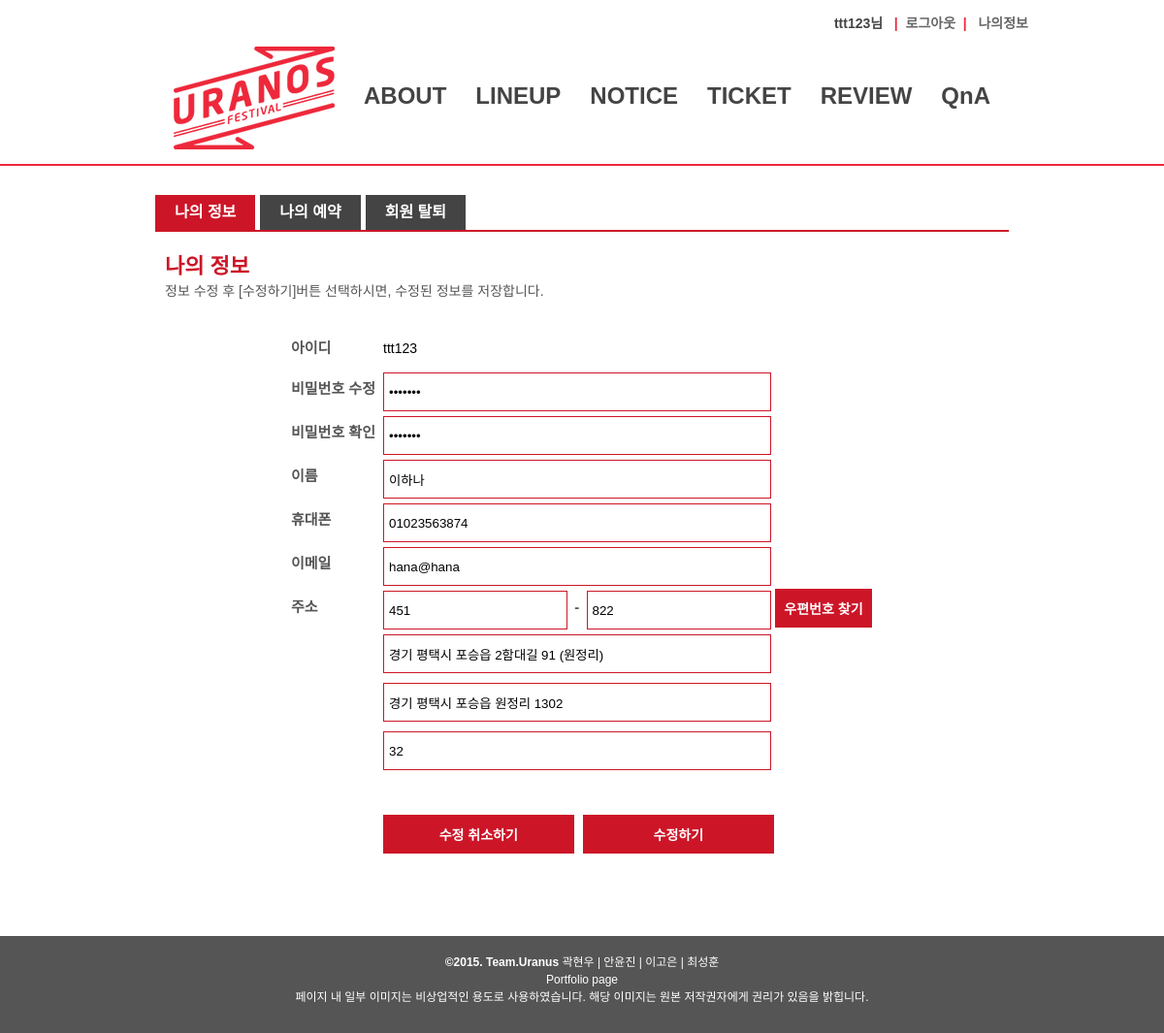
Screenshot of /login/member_form_modify.php (signed in) with the database file from the repository.
### tables this page shows
CREATE TABLE IF NOT EXISTS `member` (
  `m_id` char(15) NOT NULL,
  `m_pass` varchar(15) NOT NULL,
  `m_name` varchar(20) NOT NULL,
  `m_phone` varchar(20) NOT NULL,
  `m_email` varchar(41) DEFAULT NULL,
  `reg_date` datetime NOT NULL,
  `level` int(11) DEFAULT '1',
  `m_postcode1` int(5) NOT NULL,
  `m_postcode2` int(5) NOT NULL,
  `m_roadaddr` tinytext NOT NULL,
  `m_jibunaddr` tinytext NOT NULL,
  `m_detailaddr` tinytext NOT NULL,
  PRIMARY KEY (`m_id`)
);

### login/member_form_modify.php (the view, shortened to what this page needs)
<?	session_start();
	include "../lib/conn.php";
	$uid = $_SESSION[ses_uid];
	$sql = "select * from member where m_id = '$uid'";
	$result = mysql_query($sql,$connect);
	$memarr = mysql_fetch_array($result);
	?>
<!DOCTYPE html>
<html>
<head>
  <link rel="stylesheet" type="text/css" href="../css/common.css">
  <link rel="stylesheet" type="text/css" href="../css/member_form.css">
</head>
<body class="a_menu2">
  <div id="wraper">
    <header>
     <nav>
	 <?php include "../lib/top_login2.php"; ?>
      <?php include "../lib/top_menu2.php"; ?>
    </nav>
	 </header>
    <section class="tab1">
		<ul id="tab">
			<li><a class="tab1" href="my_info.php">나의 정보</a></li>
			<li><a class="tab2" href="../ticket/myticket.php">나의 예약</a></li>
			<li><a class="tab3" href="drop_form.php">회원 탈퇴</a></li>
		</ul>
		<div class="tab_content">
   		<h2>나의 정보</h2>
      	<h3>정보 수정 후 [수정하기]버튼 선택하시면, 수정된 정보를 저장합니다.</h3>
		<form name="member_form_modify" action="member_form_modify_action.php" method="post">
			<div class="input_400px">
				<p>아이디</p><span><?echo $memarr[m_id];?></span><br/>
				<p>비밀번호 수정</p><input type="password" name="fpasswd" id="fpasswd" placeholder="최대 16자 대,소문자,숫자, 특수기호를 사용해주세요." size="12" maxlength="10"value="<?echo $memarr[m_pass];?>"><br/>
				<p>비밀번호 확인</p><input type="password" name="fpasswd_re" id="fpasswd_re" placeholder="사용할 비밀번호를 다시 입력해주세요."size="12" maxlength="10" value="<?echo $memarr[m_pass];?>"><br/>
				<p>이름</p><input type="text" name="fname" id="fname" size="12" maxlength="10" value="<?echo $memarr[m_name];?>"> <br/>
				<p>휴대폰</p><input type="text" name="fphone" id="fphone" placeholder= "- 제외한 휴대폰 번호 11자리를 입력해주세요." size="12" maxlength="11" value="<?echo $memarr[m_phone];?>"><br/>
				<p>이메일</p><input type="email" name="femail" placeholder="아이디나 비밀번호 찾기에 사용할 이메일을 입력해주세요." size="30" maxlength="30" value="<?echo $memarr[m_email];?>"> <br/>
			</div>
			<div class="input_190px">
				<p>주소</p><input type="text" name="fpostcode1" id="sample4_postcode1" value="<?echo $memarr[m_postcode1];?>"><p class="dashline" >-</p><input type="text" name="fpostcode2" id="sample4_postcode2" value="<?echo $memarr[m_postcode2];?>">
				<input type="button" onclick="sample4_execDaumPostcode()" value="우편번호 찾기">
			</div>
			<div class="input_400px2">
				<input type="text" name="froadaddr" id="sample4_roadAddress" placeholder="[우편번호 찾기]로 도로명주소를 입력해주세요." value="<?echo $memarr[m_roadaddr];?>">
				<input type="text" name="fjibunaddr" id="sample4_jibunAddress" placeholder="[우편번호 찾기]로 지번주소를 입력해주세요." value="<?echo $memarr[m_jibunaddr];?>">
				<input type="text" name="fdetailaddr" id="detailaddr" placeholder="나머지 주소를 직접 입력해주세요." size="30" value="<?echo $memarr[m_detailaddr];?>">
			</div>
			<div class="subbtn">
				<input type="button" name="button" name="cancel" value="수정 취소하기" onclick="location.href='./my_info.php'"> <input type="button" name="button" value="수정하기" onclick="javascript:validate();">
			</div>
		</form>
    </section>
    <footer>
        <?php include "../lib/footer.php"; ?>
    </footer>
  </div>
</body>
</html>

### css/common.css (style rules this page uses)
html, body, div, span, object, iframe, h1, h2, h3, h4, h5, h6, p, blockquote, pre, abbr, address, cite, code, del, dfn, em, img, ins, kbd, q, samp, small, strong, sub, sup, var, b, i, dl, dt, dd, ol, ul, li, fieldset, form, label, legend, table, caption, tbody, tfoot, thead, tr, th, td, article, aside, canvas, details, figcaption, figure, footer, header, hgroup, menu, nav, section, summary, time, mark, audio, video { margin:0; padding:0; border:0; outline:0; font-size:100%; vertical-align:baseline; background:transparent; }
body { line-height:1; }
article,aside,details,figcaption,figure, footer,header,hgroup,menu,nav,section { display:block; }
a { margin:0; padding:0; font-size:100%; vertical-align:baseline; background:transparent; }
a { selector-dummy : expression(this.hideFocus=true); }
a, a:active, a:focus, a:hover, a:link, a:visited { -moz-outline:none; outline:none; color: #666; text-decoration: none; }
input, select { vertical-align:middle; }
body { background:#ffffff; font-family: '나눔고딕',NanumGothic, Dotum, '돋움', sans-serif; max-width:100%; width:100%; }
section { width:880px; min-height:600px; padding: 30px 50px; background: #ffffff; height:100%; margin: 0 auto; }
header { max-width:100%; width:100%; text-align:center; border-bottom:2px solid #ee283b; }
nav { display:inline-block; max-width:920px; width:920px; padding: 15px 0; }
#tab { width:880px; height:36px; border-bottom:2px solid #cc1628; }
#tab li { float:left; display:inline-block; }
#tab li a { display:inline-block; line-height: 36px; padding: 0 20px; font-weight:600; font:14px; color: #ffffff; margin-right:5px; }
section.tab1 a.tab1, section.tab2 a.tab2, section.tab3 a.tab3 { background: #cc1628; }
section.tab1 a.tab2, section.tab1 a.tab3, section.tab2 a.tab1, section.tab2 a.tab3, section.tab3 a.tab1, section.tab3 a.tab2 { background: #444; }
.tab_content { margin:20px 10px; }
footer { width: 100%; height:100px; background: #555555; }

### css/member_form.css (style rules this page uses)
section { width:880px; height: 100%; padding: 30px 50px; background: #ffffff; }
h2 { font-size: 22px; line-height:32px; color:#cc1628; font-weight:600; }
h3 { font-size: 14px; line-height:18px; color:#555555; font-weight:500; }
form { width: 600px; margin:0 auto; padding:30px; }
form p { display: inline-block; width:90px; line-height:30px; color: #555; font-weight:600; font-size: 15px; margin: 2px 5px 2px 0; }
form span { display: inline-block; line-height:40px; font-size: 14px; margin-right:5px; }
.input_400px input[type="text"], input[type="password"], input[type="email"] { width: 388px; margin-right: 5px; }
.input_190px { display:inline-block; }
.input_190px .dashline { width: 19.5px; text-align: center; margin: 0; }
.input_190px input[type="text"] { width: 178px; }
.input_400px2 input[type="text"] { margin: 5px 95px; width: 388px; }
.input_400px input[type="button"], .input_190px input[type="button"] { background:#cc1628; width: 100px; }
.subbtn input[type="button"], input[type="reset"] { display: inline-block; width: 196.6px; margin: 20px 5px 0 0; background:#cc1628; }
.subbtn { margin: 5px 95px; }
input[type="text"], input[type="password"], input[type="email"] { background: #ffffff; border: #cc1628 solid 1px; padding: 0 5px; height: 38px; margin-top:5px; }
input[type="button"], input[type="reset"] { cursor: pointer; display: inline-block; height: 40px; color: #ffffff; text-align: center; font-size: 14px; font-weight:600; border: 0; padding:0px; }

### rows the page displays
member: m_id "ttt123", fname "이하나", fphone "01023563874", femail "hana@hana", fpostcode1 "451", fpostcode2 "822", froadaddr "경기 평택시 포승읍 2함대길 91 (원정리)", fjibunaddr "경기 평택시 포승읍 원정리 1302", fdetailaddr "32"

### other values shown
$_SESSION['ses_uid'] "ttt123"
